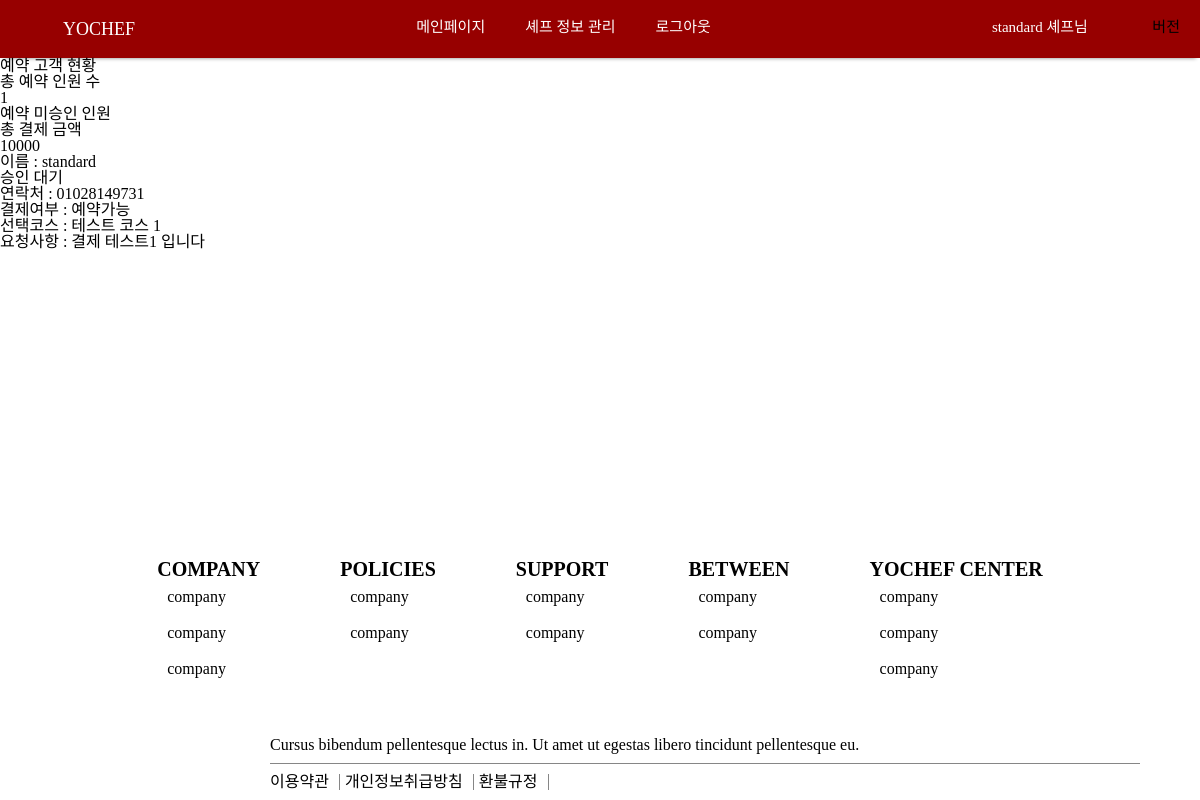
The app's page /chef/chefSchedule/1 (signed in) with its own data.
### customer/models.py (models this page shows, shortened)
class Customer(models.Model):
	user = models.OneToOneField(User, on_delete=models.CASCADE)
	region = models.IntegerField()
	regionDetail = models.ForeignKey(RegionDetail, null=True, on_delete=models.SET_NULL)
	name = models.CharField(max_length=50)
	email = models.EmailField(null=True)
	phoneNum = models.CharField(max_length=11)
	point = models.IntegerField(default=0)
	isChef = models.BooleanField(default=False)
	registerDate = models.DateTimeField(auto_now_add=True)
	currentVer = models.IntegerField(default=0)

class Book(models.Model):
	customer = models.ForeignKey(Customer, null=True, on_delete=models.SET_NULL)
	coupon = models.ForeignKey(Coupon, null=True, on_delete=models.SET_NULL)
	schedule = models.OneToOneField('chef.Schedule', on_delete=models.CASCADE)
	status = models.IntegerField() # 1:결제대기 2:결제완료 3:결제취소 // 고객결제취소 및 셰프승인취소시 3
	phoneNum = models.CharField(max_length=11)
	usedPoint = models.IntegerField()
	payMethod = models.IntegerField()
	course = models.ForeignKey('chef.Course', null=True, on_delete=models.SET_NULL)
	totalPrice = models.IntegerField()
	personNum = models.IntegerField()
	comment = models.TextField(max_length=1000, null=True)
	registerDate = models.DateTimeField(auto_now=True)

### chef/models.py (models this page shows, shortened)
class Schedule(models.Model):
	post = models.ForeignKey(Post, on_delete=models.CASCADE)
	eventDate = models.DateField()
	eventTime = models.CharField(max_length=100, null=True)
	payment_status = models.IntegerField(default=1)	# 1: 예약가능  2: 예약됨  3. 취소됨
	confirm_status = models.IntegerField(default=1)	# 1: 승인대기  2: 승인됨  3. 취소됨
	def print_payment_status(self):
		if self.payment_status == 1:
			return "예약가능"
		elif self.payment_status == 2:
			return "예약됨"
		else:
			return "Error"

class Course(models.Model):
	post = models.ForeignKey(Post, on_delete=models.CASCADE)
	title = models.TextField(max_length=1000)
	description = models.TextField(max_length=5000, null=True)
	price = models.IntegerField()

### chef/views.py (the view)
# urls.py: path('chefSchedule/<int:schedule_id>', views.chefScheduleDetail, name="chefScheduleDetail"),
def chefScheduleDetail(request, schedule_id):
    chef = request.user.customer.chef
    post = Post.objects.get(chef=chef)
    schedule = Schedule.objects.get(id=schedule_id)
    book = Book.objects.get(schedule=schedule)
    context = {}
    context['chef'] = chef
    context['post'] = post
    context['schedule'] = schedule
    context['book'] = book
    return render(request, 'chefSchedule_detail.html', context)

### chef/templates/chefSchedule_detail.html (shortened to what this page needs)
{% extends 'base.html' %}
{% block content %}
    <section class="orderStatus">
        <div id="orderStatusWrap">
            <section class="orderStatus__header">
                <h2 class="orderStatus__header__title">예약 고객 현황</h2>
            </section>
            <section class="orderStatus__content">
                <article class="orderStatus__totalCustomer">
                    <h4>총 예약 인원 수</h4>
                    <span>{{book.personNum}}</span>
                </article>
                <article class="orderStatus__yetConfirmCustomer">
                    <h4>예약 미승인 인원</h4>
                </article>
                <article class="orderStatus__totalPayment">
                    <h4>총 결제 금액</h4>
                    <span>{{book.totalPrice}}</span>
                </article>
                <article class="orderStatus__customerInfo">
                    <h4 class="customerInfo__item name">이름 : {{ book.customer.name }}</h4>
                    {% if schedule.confirm_status == 1 %}
                        <span>승인 대기</span>
                    {% elif schedule.confirm_status == 2 %}
                        <span>승인 완료</span>
                    {% else %}
                        <span>Error</span>
                    {% endif %}
                    <h4 class="customerInfo__item phoneNum">연락처 : {{book.customer.phoneNum}}</h4>
                    <h4 class="customerInfo__item name paid">결제여부 : {{schedule.print_payment_status}}</h4>
                    <h4 class="customerInfo__item name selectedCourse">선택코스 : {{book.course.title}}</h4>
                    <h4 class="customerInfo__item name requirement">요청사항 : {{book.comment}}</h4>
                </article>
            </section>
        </div>
    </section>
{% endblock %}

### yochef/templates/base.html (shortened to what this page needs)
<!DOCTYPE html>
<html lang="en">
{% load static %}
<head>
    {% load static %}
    <link rel="stylesheet" href="{% static 'css/base.css' %}" type="text/css">
</head>
<body>
  <nav class="nav-container">
    <div class="nav__item nav--left"><a href="{% url 'main' %}">YOCHEF</a></div>
    {% if user.is_authenticated %}
      {% if user.customer.isChef %}
        {% if user.customer.currentVer == 1 %}
        <ul class="nav__item-container nav--middle">
          <li class="nav__item"><a href="{% url 'main' %}">메인페이지</a></li>
          <li class="nav__item"><a href="{% url 'editChefProfile' %}">셰프 정보 관리</a></li>
          <li class="nav__item"><a href="{% url 'logout' %}">로그아웃</a></li>
        </ul>
        {% endif %}
        <li class="nav__item nav--right"><a href="{% url 'mypage' %}">{{user.customer.name}} 셰프님</a></li>
        <a class="nav__item nav--right" id="currentVer" href="{% url 'changePageVer' %}">버전</a>
      {% endif %}
    {% endif %}
  </nav>
  <div class="contents">
    {% block content %}
    {% endblock %}
  </div>
  <footer id="footer">
    <div class="footer-link-container">
      <ul class="footer-container">
        <li><span class="footer-top">COMPANY</span></li>
        <li class="footer-item">company</li>
        <li class="footer-item">company</li>
        <li class="footer-item">company</li>
      </ul>
      <ul class="footer-container">
        <li><span class="footer-top">POLICIES</span></li>
        <li class="footer-item">company</li>
        <li class="footer-item">company</li>
      </ul>
      <ul class="footer-container">
        <li><span class="footer-top">SUPPORT</span></li>
        <li class="footer-item">company</li>
        <li class="footer-item">company</li>
      </ul>
      <ul class="footer-container">
        <li><span class="footer-top">BETWEEN</span></li>
        <li class="footer-item">company</li>
        <li class="footer-item">company</li>
      </ul>
      <ul class="footer-container">
        <li><span class="footer-top">YOCHEF CENTER</span></li>
        <li class="footer-item">company</li>
        <li class="footer-item">company</li>
        <li class="footer-item">company</li>
      </ul>
    </div>
    <div id="footer-bottom">
      <div class="footer-copyright-part">
        Cursus bibendum pellentesque lectus in. Ut amet ut egestas libero tincidunt pellentesque eu.
      </div>
      <div class="footer-bottom-container">
        <ul class="footer-bottom-link-item-container">
          <li class="footer-bottom-link-item"><a href="">이용약관</a></li>
          <li class="footer-bottom-link-item"><a href="">개인정보취급방침</a></li>
          <li class="footer-bottom-link-item"><a href="">환불규정</a></li>
        </ul>
      </div>
    </div>
  </footer>
</body>
</html>

### yochef/static/css/base.css (style rules this page uses)
html, body, div, span, applet, object, iframe, h1, h2, h3, h4, h5, h6, p, blockquote, pre, a, abbr, acronym, address, big, cite, code, del, dfn, em, img, ins, kbd, q, s, samp, small, strike, strong, sub, sup, tt, var, b, u, i, center, dl, dt, dd, ol, ul, li, fieldset, form, label, legend, table, caption, tbody, tfoot, thead, tr, th, td, article, aside, canvas, details, embed, figure, figcaption, footer, header, hgroup, menu, nav, output, ruby, section, summary, time, mark, audio, video { margin: 0; padding: 0; border: 0; font-size: 100%; font: inherit; vertical-align: baseline; }
article, aside, details, figcaption, figure, footer, header, hgroup, menu, nav, section { display: block; }
body { line-height: 1; }
ol, ul { list-style: none; }
:root { --main-color: #BD0000; }
* { font-family: 'Arita-dotum-Medium'; }
html { height: 100%; }
body { margin: 0; padding: 0; height: 100%; display: flex; flex-direction: column; }
ul { list-style: none; }
a { text-decoration-line: none; color: black; }
.nav-container { width: 100%; background-color: #970000; box-shadow: 0 4px 4px -4px gray; display: flex; flex-direction: row; justify-content: space-between; }
.nav__item-container { width: 64%; display: flex; flex-direction: row; justify-content: center; }
.nav__item { display: inline-block; font-size: 15px; font: white; padding: 20px 20px; font-family: 'Arita-dotum-Medium'; }
.nav__item a { display: inline; color: white; text-decoration-line: none; position: inherit; }
.nav--left { float: left; margin-left: 43px; font-family: 'Arita-dotum-SemiBold'; font-size: 18px; }
.nav--right { padding-right: 0px; margin-right: 20px; display: inline-block; }
#currentVer { float: right; }
#footer { flex-shrink: 0; margin-top: auto; }
.footer-link-container { display: flex; flex-direction: row; justify-content: center; align-items: flex-start; }
.footer-container { display: flex; flex-direction: column; justify-content: space-around; padding: 40px; }
.footer-top { font-size: 20px; font-weight: 700; }
.footer-item { padding: 10px; display: inline; }
#footer-bottom { display: inline; float: left; margin-left: 270px; }
.footer-copyright-part { display: inline-box; width: 860px; margin-top: 20; font-weight: 200; padding: 10px 10px 10px 0px; border-bottom: #868686 solid 0.5px; }
.footer-bottom-container { display: flex; flex-direction: row; }
.footer-bottom-link-item-container { display: flex; flex-direction: row; justify-content: flex-start; margin: 0px; padding: 0px; }
.footer-bottom-link-item { display: inline; padding: 0px 10px 0px 0px; margin: 10px 5px 10px 0px; border-right: #868686 solid 0.5px; }
.footer-bottom-link-item a { text-decoration: none; color: black; font-size: 16px; }
.contents { flex: 1; }

### records on screen
Book: personNum "1", totalPrice "10000", customer.name "standard", customer.phoneNum "01028149731", course "테스트 코스 1", comment "결제 테스트1 입니다"
Schedule: print_payment_status "예약가능"

### other values on screen
{{ user.customer.name }} "standard"
